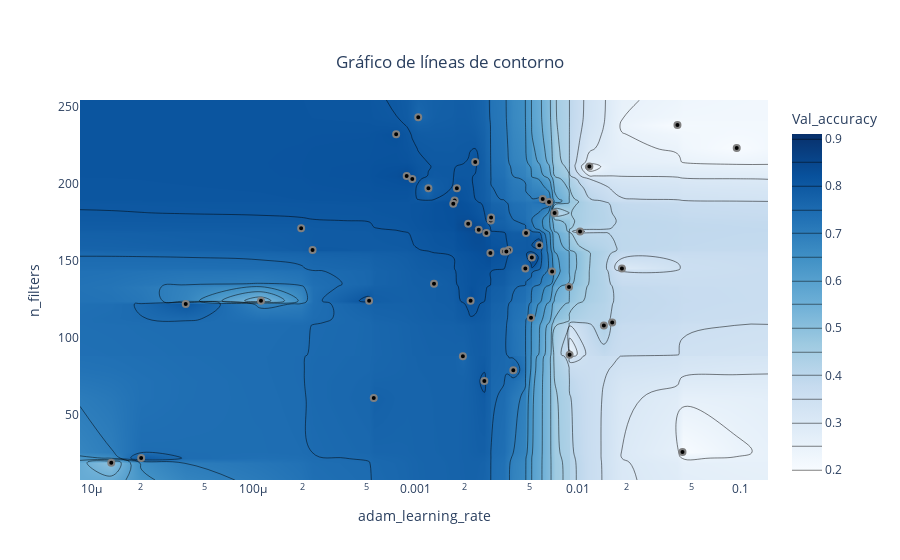

The code cell stored with this chart in its notebook:
### Code cell
fig = optuna.visualization.plot_contour(study_GRU, params=["adam_learning_rate", "n_filters"],target_name="Val_accuracy")
config = {
  'toImageButtonOptions': {
    'format': 'png', # one of png, svg, jpeg, webp
    'filename': 'custom_image',
    'height': 500,
    'width': 1000,
    'scale':4 # Multiply title/legend/axis/canvas sizes by this factor
  }
}
fig.update_layout(title={
                    'text':"Gráfico de líneas de contorno",
                    'x':0.5, #Centrar el título horizontalmente
                    'y':0.90, #Posicionar el título en la parte superior
                    'xanchor': 'center',
                    'yanchor': 'top'})
fig.show( config=config)

### Figure 1 — Plotly figure (JSON) as saved in the notebook; plotly's stock layout.template omitted (floating-point values rounded to 4 significant figures; data arrays with more than 128 entries replaced by an {"elided": "..."} marker saying what was removed)
{"data": [{"colorbar": {"title": {"text": "Val_accuracy"}}, "colorscale": [[0, "rgb(247,251,255)"], [0.125, "rgb(222,235,247)"], [0.25, "rgb(198,219,239)"], [0.375, "rgb(158,202,225)"], [0.5, "rgb(107,174,214)"], [0.625, "rgb(66,146,198)"], [0.75, "rgb(33,113,181)"], [0.875, "rgb(8,81,156)"], [1, "rgb(8,48,107)"]], "connectgaps": true, "contours": {"coloring": "heatmap"}, "hoverinfo": "none", "line": {"smoothing": 1.3}, "reversescale": false, "type": "contour", "x": [8.524e-06, 1.329e-05, 2.031e-05, 3.824e-05, 0.0001113, 0.0001968, 0.0002314, 0.0005164, 0.0005516, 0.000758, 0.0008801, 0.0009532, 0.001037, 0.001198, 0.001297, 0.001705, 0.001738, 0.001794, 0.001954, 0.002108, 0.002181, 0.002329, 0.002448, 0.002651, 0.002727, 0.002888, 0.002905, 0.002917, 0.003498, 0.003625, 0.003759, 0.003998, 0.004744, 0.00479, 0.00514, 0.005201, 0.005785, 0.006069, 0.00664, 0.006936, 0.007184, 0.008819, 0.008891, 0.01031, 0.01177, 0.01446, 0.01628, 0.01869, 0.04111, 0.04416, 0.09534, 0.1486], "y": [7.8, 19, 22, 26, 61, 72, 79, 88, 89, 108, 110, 113, 122, 124, 133, 135, 143, 145, 152, 155, 156, 157, 160, 168, 169, 170, 171, 174, 176, 178, 181, 187, 188, 189, 190, 197, 203, 205, 211, 214, 223, 232, 238, 243, 254.2], "z": {"elided": "45x52 float values"}}, {"marker": {"color": "black", "line": {"color": "Grey", "width": 2}}, "mode": "markers", "showlegend": false, "type": "scatter", "x": [2.031e-05, 3.824e-05, 1.329e-05, 0.0001113, 0.001037, 0.002651, 0.04111, 0.0001968, 0.04416, 0.008891, 0.001954, 0.0002314, 0.003998, 0.0005164, 0.0005516, 0.00664, 0.007184, 0.01177, 0.002329, 0.09534, 0.001198, 0.002888, 0.003498, 0.005201, 0.01869, 0.006069, 0.01628, 0.00479, 0.006936, 0.001794, 0.01446, 0.003759, 0.003625, 0.001297, 0.002905, 0.008819, 0.00514, 0.001738, 0.000758, 0.001705, 0.0008801, 0.0009532, 0.002108, 0.002448, 0.002727, 0.004744, 0.01031, 0.002917, 0.005785, 0.002181], "y": [22, 122, 19, 124, 243, 72, 238, 171, 26, 89, 88, 157, 79, 124, 61, 188, 181, 211, 214, 223, 197, 155, 156, 152, 145, 190, 110, 168, 143, 197, 108, 157, 156, 135, 176, 133, 113, 189, 232, 187, 205, 203, 174, 170, 168, 145, 169, 178, 160, 124]}], "layout": {"title": {"text": "Gráfico de líneas de contorno", "x": 0.5, "xanchor": "center", "y": 0.9, "yanchor": "top"}, "xaxis": {"range": [-5.069, -0.828], "title": {"text": "adam_learning_rate"}, "type": "log"}, "yaxis": {"range": [7.8, 254.2], "title": {"text": "n_filters"}}}}
